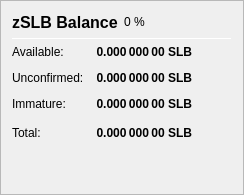
                   <widget class="QFrame" name="frame_ZerocoinBalances">
                    <property name="frameShape">
                     <enum>QFrame::StyledPanel</enum>
                    </property>
                    <property name="frameShadow">
                     <enum>QFrame::Raised</enum>
                    </property>
                    <layout class="QVBoxLayout" name="verticalLayout_7">
                     <item>
                      <layout class="QHBoxLayout" name="horizontalLayout_8" stretch="0,0,0">
                       <item>
                        <widget class="QLabel" name="label_5z_3">
                         <property name="minimumSize">
                          <size>
                           <width>0</width>
                           <height>20</height>
                          </size>
                         </property>
                         <property name="font">
                          <font>
                           <pointsize>12</pointsize>
                           <weight>75</weight>
                           <bold>true</bold>
                          </font>
                         </property>
                         <property name="text">
                          <string>zSLB Balance</string>
                         </property>
                        </widget>
                       </item>
                       <item>
                        <widget class="QLabel" name="labelzSLBPercent">
                         <property name="text">
                          <string notr="true">0 %</string>
                         </property>
                        </widget>
                       </item>
                       <item>
                        <spacer name="horizontalSpacer_11">
                         <property name="orientation">
                          <enum>Qt::Horizontal</enum>
                         </property>
                         <property name="sizeHint" stdset="0">
                          <size>
                           <width>40</width>
                           <height>20</height>
                          </size>
                         </property>
                        </spacer>
                       </item>
                      </layout>
                     </item>
                     <item>
                      <widget class="Line" name="line_ZerocoinBalance">
                       <property name="minimumSize">
                        <size>
                         <width>0</width>
                         <height>1</height>
                        </size>
                       </property>
                       <property name="maximumSize">
                        <size>
                         <width>16777215</width>
                         <height>1</height>
                        </size>
                       </property>
                       <property name="orientation">
                        <enum>Qt::Horizontal</enum>
                       </property>
                      </widget>
                     </item>
                     <item>
                      <layout class="QGridLayout" name="gridLayout_5">
                       <property name="spacing">
                        <number>12</number>
                       </property>
                       <item row="1" column="0">
                        <widget class="QLabel" name="labelzBalanceMatureText">
                         <property name="toolTip">
                          <string>Mature: more than 20 confirmation and more than 1 mint of the same denomination after it was minted.
These zSLB are spendable.</string>
                         </property>
                         <property name="text">
                          <string>Available:</string>
                         </property>
                        </widget>
                       </item>
                       <item row="1" column="1">
                        <widget class="QLabel" name="labelzBalanceMature">
                         <property name="font">
                          <font>
                           <weight>75</weight>
                           <bold>true</bold>
                          </font>
                         </property>
                         <property name="toolTip">
                          <string>Mature: more than 20 confirmation and more than 1 mint of the same denomination after it was minted.
These zSLB are spendable.</string>
                         </property>
                         <property name="text">
                          <string notr="true">0.000 000 00 SLB</string>
                         </property>
                         <property name="alignment">
                          <set>Qt::AlignRight|Qt::AlignTrailing|Qt::AlignVCenter</set>
                         </property>
                        </widget>
                       </item>
                       <item row="2" column="0">
                        <widget class="QLabel" name="labelzBalanceUnconfirmedText">
                         <property name="toolTip">
                          <string>Unconfirmed: less than 20 confirmations
Immature: confirmed, but less than 1 mint of the same denomination after it was minted</string>
                         </property>
                         <property name="text">
                          <string>Unconfirmed:</string>
                         </property>
                        </widget>
                       </item>
                       <item row="2" column="1">
                        <widget class="QLabel" name="labelzBalanceUnconfirmed">
                         <property name="font">
                          <font>
                           <weight>75</weight>
                           <bold>true</bold>
                          </font>
                         </property>
                         <property name="toolTip">
                          <string>Unconfirmed: less than 20 confirmations
Immature: confirmed, but less than 1 mint of the same denomination after it was minted</string>
                         </property>
                         <property name="text">
                          <string notr="true">0.000 000 00 SLB</string>
                         </property>
                         <property name="alignment">
                          <set>Qt::AlignRight|Qt::AlignTrailing|Qt::AlignVCenter</set>
                         </property>
                        </widget>
                       </item>
                       <item row="3" column="0">
                        <widget class="QLabel" name="labelzBalanceImmatureText">
                         <property name="toolTip">
                          <string>Unconfirmed: less than 20 confirmations
Immature: confirmed, but less than 1 mint of the same denomination after it was minted</string>
                         </property>
                         <property name="text">
                          <string>Immature:</string>
                         </property>
                        </widget>
                       </item>
                       <item row="3" column="1">
                        <widget class="QLabel" name="labelzBalanceImmature">
                         <property name="font">
                          <font>
                           <weight>75</weight>
                           <bold>true</bold>
                          </font>
                         </property>
                         <property name="toolTip">
                          <string>Unconfirmed: less than 20 confirmations
Immature: confirmed, but less than 1 mint of the same denomination after it was minted</string>
                         </property>
                         <property name="text">
                          <string notr="true">0.000 000 00 SLB</string>
                         </property>
                         <property name="alignment">
                          <set>Qt::AlignRight|Qt::AlignTrailing|Qt::AlignVCenter</set>
                         </property>
                        </widget>
                       </item>
                       <item row="4" column="0">
                        <widget class="QLabel" name="labelzBalanceText">
                         <property name="toolTip">
                          <string>Your current zSLB balance, unconfirmed and immature zSLB included.</string>
                         </property>
                         <property name="text">
                          <string>Total:</string>
                         </property>
                        </widget>
                       </item>
                       <item row="4" column="1">
                        <widget class="QLabel" name="labelzBalance">
                         <property name="font">
                          <font>
                           <weight>75</weight>
                           <bold>true</bold>
                          </font>
                         </property>
                         <property name="cursor">
                          <cursorShape>IBeamCursor</cursorShape>
                         </property>
                         <property name="toolTip">
                          <string>Your current zSLB balance, unconfirmed and immature zSLB included.</string>
                         </property>
                         <property name="text">
                          <string notr="true">0.000 000 00 SLB</string>
                         </property>
                         <property name="alignment">
                          <set>Qt::AlignRight|Qt::AlignTrailing|Qt::AlignVCenter</set>
                         </property>
                         <property name="textInteractionFlags">
                          <set>Qt::LinksAccessibleByMouse|Qt::TextSelectableByKeyboard|Qt::TextSelectableByMouse</set>
                         </property>
                        </widget>
                       </item>
                       <item row="4" column="2">
                        <spacer name="horizontalSpacer_4">
                         <property name="orientation">
                          <enum>Qt::Horizontal</enum>
                         </property>
                         <property name="sizeHint" stdset="0">
                          <size>
                           <width>40</width>
                           <height>20</height>
                          </size>
                         </property>
                        </spacer>
                       </item>
                      </layout>
                     </item>
                     <item>
                      <spacer name="verticalSpacer_4">
                       <property name="orientation">
                        <enum>Qt::Vertical</enum>
                       </property>
                       <property name="sizeHint" stdset="0">
                        <size>
                         <width>20</width>
                         <height>40</height>
                        </size>
                       </property>
                      </spacer>
                     </item>
                    </layout>
                   </widget>
